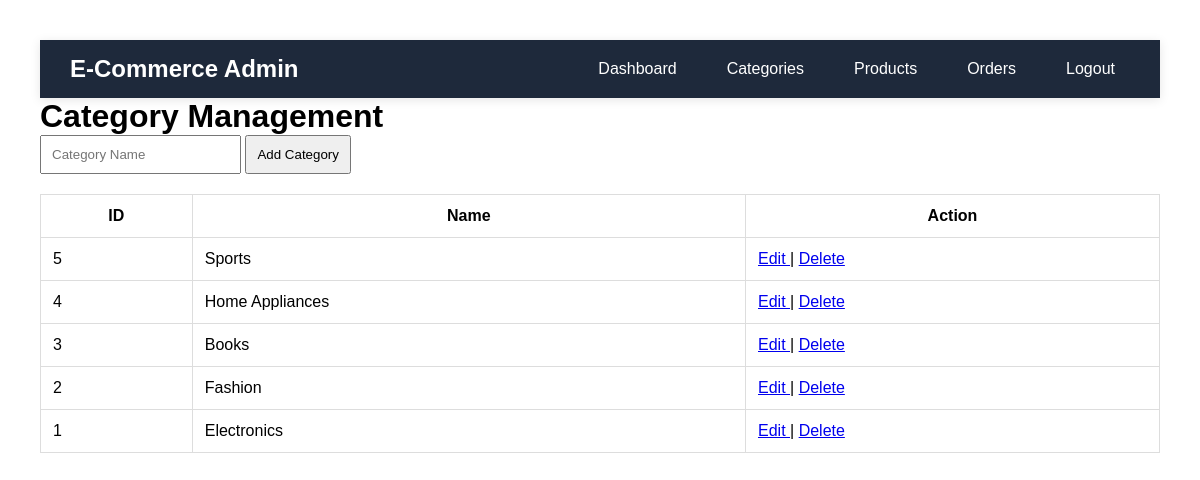
/View/Admin/manage_categories.php (signed in), run on the app's committed database.
### tables this page shows
CREATE TABLE categories(
    id INT AUTO_INCREMENT PRIMARY KEY,
    category_name VARCHAR(100) NOT NULL
);

### Model/CategoryModel.php (called while the page is built, shortened)
<?php
class CategoryModel extends Model
{
    function GetCategories($conn)
    {
        $sql =
        "SELECT * FROM categories
         ORDER BY id DESC";
        return $conn->query($sql);
    }
}
?>

### View/Admin/manage_categories.php (the view, shortened to what this page needs)
<?php
include("../../Model/CategoryModel.php");
$model =
new CategoryModel();
$conn =
$model->OpenConn();
$categories =
$model->GetCategories($conn);
?>
<!DOCTYPE html>
<html>
<head>
 <link rel="stylesheet" href="../../CSS/admin-navbar.css">
</head>
<body>
<?php include("layout/admin_navbar.php"); ?>
<h1>
Category Management
</h1>
<form
action="../../Controller/CategoryController.php"
method="POST">
<input
type="text"
name="category_name"
placeholder="Category Name"
required>
<button
type="submit"
name="addCategory">
Add Category
</button>
</form>
<table>
<tr>
<th>ID</th>
<th>Name</th>
<th>Action</th>
</tr>
<?php
while(
$row =
$categories->fetch_assoc()
)
{
?>
<tr>
<td>
<?php
echo $row['id'];
?>
</td>
<td>
<?php
echo $row['category_name'];
?>
</td>
<td>
<a
href="edit_category.php?id=<?php echo $row['id']; ?>">
Edit
</a>
|
<a
href="../../Controller/CategoryController.php?delete=<?php echo $row['id']; ?>">
Delete
</a>
</td>
</tr>
<?php
}
?>
</table>
</body>
</html>

### CSS/admin-navbar.css (style rules this page uses)
* { margin:0; padding:0; box-sizing:border-box; font-family:Arial,sans-serif; }

### View/Admin/manage_categories.php (style rules this page uses)
body { font-family:Arial; margin:40px; }
form { margin-bottom:20px; }
input { padding:10px; }
button { padding:10px; }
table { width:100%; border-collapse:collapse; }
th,td { border:1px solid #ddd; padding:12px; }

### data on the page
categories: id "5", category_name "Sports"
categories: id "4", category_name "Home Appliances"
categories: id "3", category_name "Books"
categories: id "2", category_name "Fashion"
categories: id "1", category_name "Electronics"
